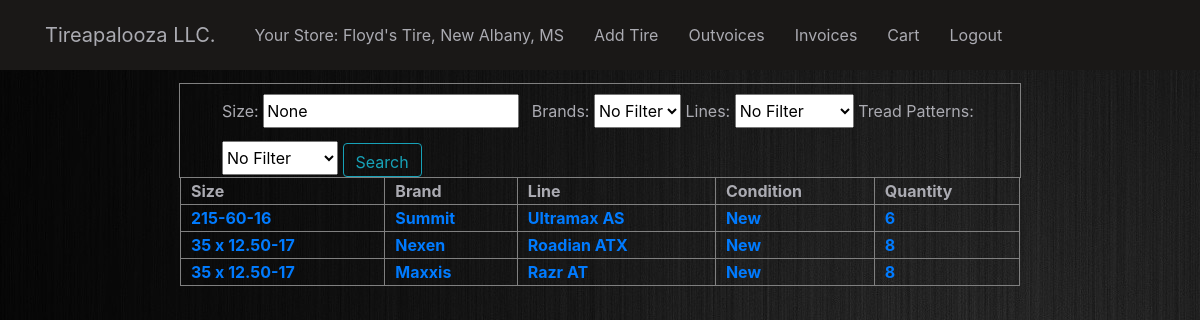
The page / (signed in) on the database its author committed.
### app/models.py (models this page shows, shortened)
class Profile(models.Model):
    user = models.OneToOneField(User, on_delete=models.CASCADE)
    store = models.ForeignKey(
        Store, on_delete=models.CASCADE, related_name="staff_members"
    )

class Store(models.Model):
    store_name = models.CharField(max_length=100)
    location = models.CharField(max_length=200)
    def __str__(self):
        return self.store_name + ", " + self.location

class Tire(models.Model):
    PATTERNS = (
        ("Street Tread", "Street Tread"),
        ("All-Terrain", "All-Terrain"),
        ("Mud Terrain", "Mud-Terrain"),
    )
    CONDITIONS = (
        (1, "Heavily Used"),
        (2, "Used"),
        (3, "Good"),
        (4, "New"),
    )
    brand = models.CharField(max_length=200, null=True)
    line = models.CharField(max_length=200, null=True)
    size = models.CharField(max_length=200, null=True)
    mileage_rating = models.CharField(max_length=40, null=True)
    base_price = models.FloatField(null=True)
    tread_pattern = models.CharField(max_length=200, null=True, choices=PATTERNS)
    condition = models.IntegerField(null=True, choices=CONDITIONS)
    adjusted_price = models.FloatField(null=True, blank=True, default=None)
    quantity = models.IntegerField(default=0)
    store = models.ForeignKey(
        Store, on_delete=models.CASCADE, related_name="inventory", null=True, blank=True
    )
    order_qty = models.IntegerField(null=True)

### app/decorators.py (the view)
        def wrapper_func(request, *args, **kwargs):
            group = "None"
            if request.user.groups.exists():
                group = request.user.groups.all()[0].name
            if group in allowed_roles:
                return view_func(request, *args, **kwargs)
            else:
                return redirect("logout")

### app/views.py (called while the page is built)
@login_required
def logged_in_check_function(request):
    logged_in_check = False
    if request.user in User.objects.all():
        logged_in_check = True
    return logged_in_check

### app/templates/home.html (shortened to what this page needs)
{% extends 'base.html' %}
{% block content %}
<div id="search_page_container">
  <div id="search_filters">
    <form id="search_form" action="{% url 'home' %}" method="POST">
      <span>
        <label>Size:</label>
        <input name="size" type="text" required="False" value="None" /></span>
      <span><label class="ml-2">Brands:</label>
        <select name="brand" id="brand">
          <option value="None">No Filter</option>
        </select></span>
      <span><label>Lines:</label>
        <select name="line" id="line">
          <option value="None">No Filter</option>
        </select></span>
      <span><label>Tread Patterns:</label>
        <select name="tread_pattern" id="tread_pattern">
          <option value="None">No Filter</option>
        </select></span>
      <input class="btn btn-outline-info" type="submit" value="Search" />
    </form>
  </div>
  <table border=1 frame=1 rules=columns>
    <tr>
      <th>Size</th>
      <th>Brand</th>
      <th>Line</th>
      <th>Condition</th>
      <th>Quantity</th>
    </tr>
    {% for tire in tires %}
    <tr>
      <th>
        <a href="{% url 'tire_info' tire.id %}"> {{ tire.size }} </a>
      </th>
      <th>
        <a href="{% url 'tire_info' tire.id %}"> {{ tire.brand }} </a>
      </th>
      <th>
        <a href="{% url 'tire_info' tire.id %}"> {{ tire.line }} </a>
      </th>
      <th>
        <a href="{% url 'tire_info' tire.id%}"> {{tire.get_condition_display}}</a>
      </th>
      <th>
        <a href="{% url 'tire_info' tire.id %}"> {{ tire.quantity }} </a>
      </th>
    </tr>
    {% endfor %}
  </table>
  {% endblock content %}

### app/templates/base.html (shortened to what this page needs)
{% load static %}
<!DOCTYPE html>
<html lang="en">
  <head>
    <link
      rel="stylesheet"
      href="https://maxcdn.bootstrapcdn.com/bootstrap/4.0.0/css/bootstrap.min.css"
    />
    <link rel="stylesheet" type="text/css" href="{% static 'base.css' %}" />
  </head>
  <body>
    <header class="site-header">
      <nav class="navbar navbar-expand-md navbar-dark bg-steel fixed-top">
        <div class="container">
          <a
            class="navbar-brand mr-4"
            href="{% url 'home' %}"
            style="color: #ababb2"
            >Tireapalooza LLC.</a
          >
          <div class="collapse navbar-collapse">
            <div class="navbar-nav">
              {% if user.is_authenticated %}
              <li class="nav-item nav-link">
                Your Store: {{request.user.profile.store}}
              </li>
              {% if request.path != "/add_tire/" %}
              <a class="nav-item nav-link" href="{% url 'add_tire_form' %}"
                >Add Tire</a
              >
              {% endif %} {% if request.path != "/view_outvoices/" %}
              <a class="nav-item nav-link" href=" {% url 'view_outvoices' %}"
                >Outvoices</a
              >
              {% endif %} {% if request.path != "/view_invoices/" %}
              <a class="nav-item nav-link" href=" {% url 'view_invoices' %}"
                >Invoices</a
              >
              {% endif %} {% if request.path != "/cart/" %}
              <a class="nav-item nav-link" href=" {% url 'cart' %}">Cart</a>
              {% endif %}  {% if request.path != "/logout/" %}
              <a class="nav-item nav-link" href=" {% url 'logout' %}">Logout</a>
              {% endif %}
              {% endif %}
            </div>
          </div>
        </div>
      </nav>
    </header>
    <div id="test_div">
      <div id="block_container">
        {% block content %}{% endblock content %}
      </div>
    </div>
  </body>
</html>

### app/static/base.css (style rules this page uses)
body { background-color: #ababb2; color: #ababb2; margin-top: 7%; background-image: url("image/unitproject.jpeg") }
.bg-steel { background-color: #1a1817; }
.site-header .navbar-nav .nav-link { margin-left: auto; margin-right: auto; color: #ababb2; padding: 15px; }
tr, th, table { padding-left: 10px; padding-right: 10px; font-size: 1em; }
#block_container { margin-left: auto; margin-right: auto; width: 70%; display: flex; flex-direction: column; justify-content: center; }
#search_page_container { display: flex; flex-direction: column; }
#search_filters { display: flex; justify-content: center; outline: 1px gray solid; }
#search_form { width: 90%; padding-top: 10px; }
#search_form label, #search_form input, #search_form select { height: 34px; }
#search_form label { font-size: 1em; }

### rows shown on the page
Tire: size "215-60-16", brand "Summit", line "Ultramax AS", condition "New", quantity "6"
Tire: size "35 x 12.50-17", brand "Nexen", line "Roadian ATX", condition "New", quantity "8"
Tire: size "35 x 12.50-17", brand "Maxxis", line "Razr AT", condition "New", quantity "8"

### other values the page prints
{{ request.user.profile.store }} "Floyd's Tire, New Albany, MS"
